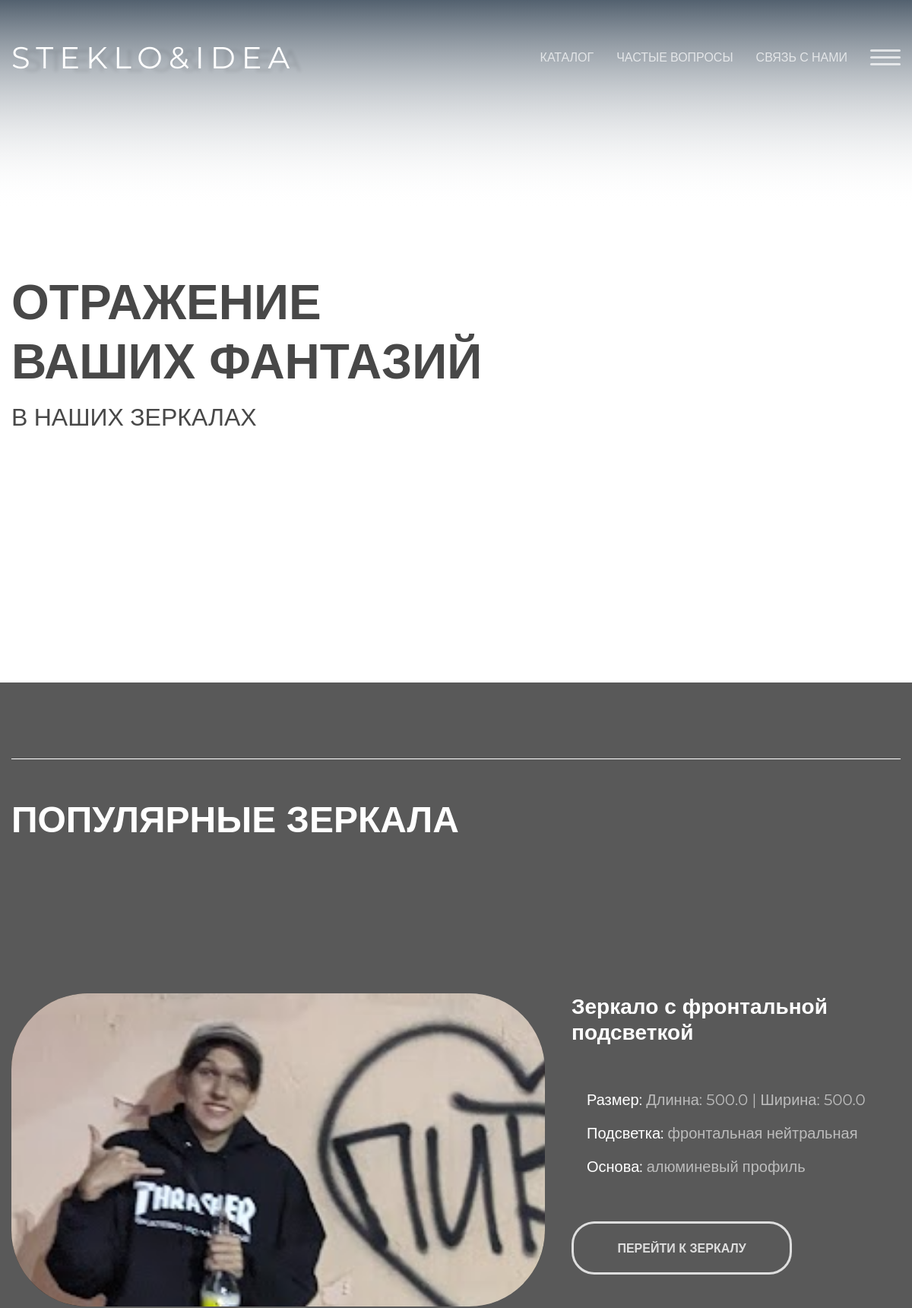
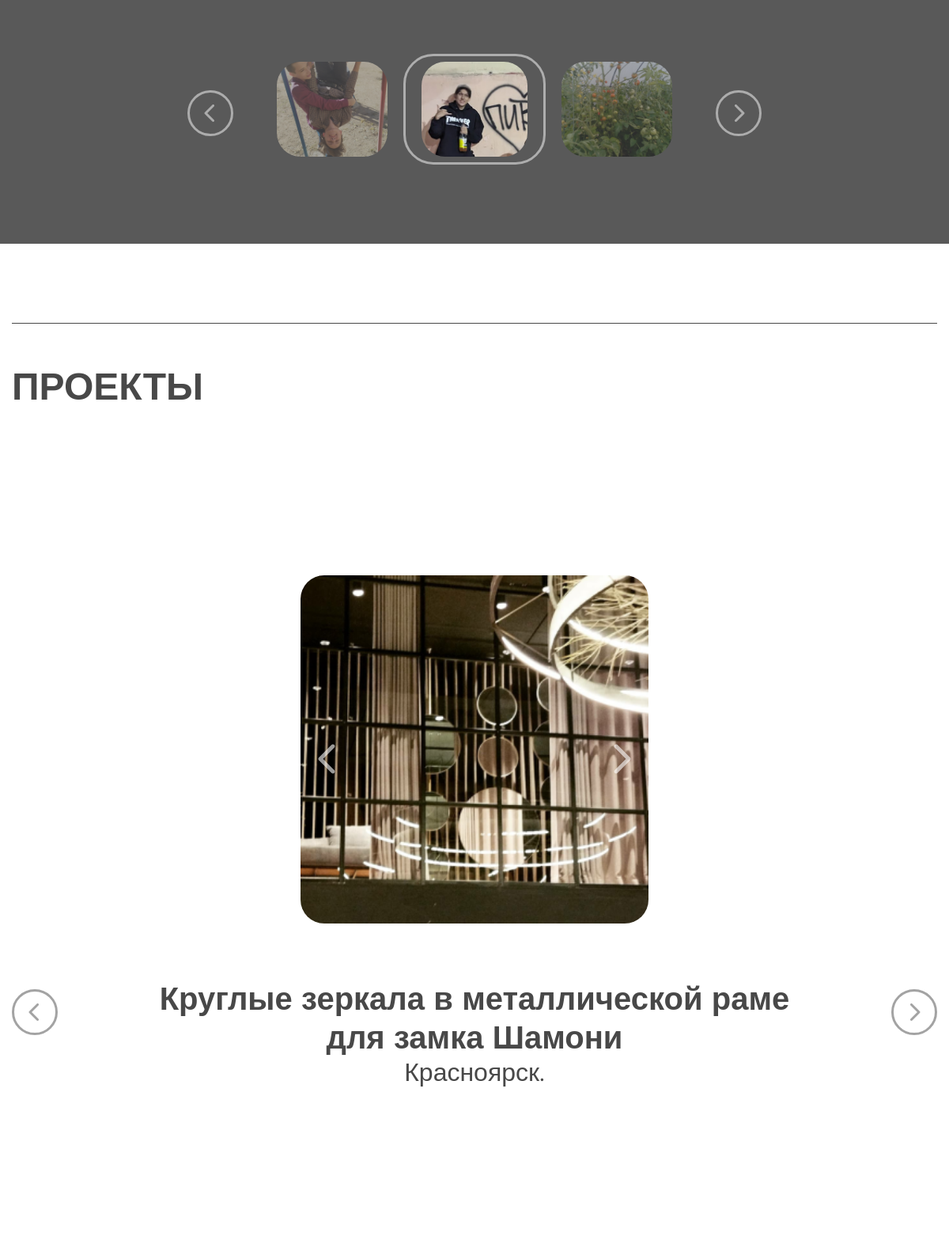
The page / (upper part) on the database its author committed (2 pictures, top to bottom).
### pages/models.py (models this page shows, shortened)
class TextForPage(models.Model):
    name = models.CharField(max_length=128)
    text_type = models.ForeignKey(to=TextType, on_delete=models.CASCADE)
    text = models.TextField(default="")

class ImageToText(models.Model):
    name = models.CharField(max_length=128, unique=True)
    image = models.FileField(upload_to='pages_images')
    for_text = models.ForeignKey(to=TextForPage, on_delete=models.CASCADE)

class Subtext(models.Model):
    name = models.CharField(max_length=128)
    text = models.TextField()
    for_text = models.ForeignKey(to=TextForPage, on_delete=models.CASCADE)

### products/models.py (models this page shows, shortened)
class Size(models.Model):
    lengthMirror = models.FloatField()
    widthMirror = models.FloatField()
    def __str__(self):
        return f'Длинна: {self.lengthMirror} | Ширина: {self.widthMirror}'

class Product(models.Model):
    name = models.CharField(max_length=128, unique=True)
    description = models.TextField()
    form = models.ForeignKey(to=ProductForm, on_delete=models.CASCADE)
    fastening = models.ForeignKey(to=FasteningType, on_delete=models.CASCADE)
    onMainPage = models.BooleanField()
    pesostruy = models.BooleanField()
    slug = models.SlugField(max_length=255, db_index=True, unique=True)
    def get_absolute_url(self):
        return reverse('mirror', kwargs={'slug_id': self.slug})

### pages/views.py (the view)
# urls.py: path('', pages.views.main_page, name='main_page'),
def main_page(request):
    if request.method == 'POST':
        form = OrderForm(request.POST)
        if form.is_valid():
            form.save()
            return redirect('/')
    else:
        form = OrderForm()
    mirrors = Product.objects.filter(onMainPage=True)
    projects_for_page = TextForPage.objects.filter(text_type=TextType.objects.get(name='Projects-name'))
    all_faq = TextForPage.objects.filter(text_type=TextType.objects.get(name='FAQ'))
    development_process_steps = sorted(
        TextForPage.objects.filter(text_type=TextType.objects.get(name='Development-process')).values(),
        key=lambda item: int(item['name'].split()[-1])
    )
    context = {
        'image_next_to_the_slogan': ImageForPage.objects.get(
            image_type=ImageType.objects.get(name="Image next to the slogan on main page").id
        ).image.url,
        'mirrors':
            {
                mirror.name: {
                    'name': mirror.name,
                    'size': SizeToProduct.objects.get(product=mirror.id, initially=True).size,
                    'basis': "фанера" if PlywoodBasisToProduct.objects.filter(product=mirror.id).exists()
                    else "алюминевый профиль",
                    "back_light": (
                        TypeBacklight.objects.get(
                            id=BacklightToProduct.objects.get(product=mirror.id).typeBackLight.id).name if
                        BacklightToProduct.objects.filter(product=mirror.id).exists() else "нет"
                    ).lower(),
                    'image': ImageToProduct.objects.get(product=mirror.id, firstPhoto=True).image.url,
                    'mirror_url': mirror.get_absolute_url
                }
                for mirror in mirrors
            }
        ,
        'for_header': True,
        'info_for_page': info_for_page,
        'text_for_page': {
            'block_titles': {
                'popular_block_titles': TextForPage.objects.filter(text_type=TextType.objects.get(name='Titles'))[
                    0].text,
                'project_titles_block': TextForPage.objects.filter(text_type=TextType.objects.get(name='Titles'))[
                    1].text,
                'faq_titles_block': TextForPage.objects.filter(text_type=TextType.objects.get(name='Titles'))[2].text,
                'development_process_titles_block':
                    TextForPage.objects.filter(text_type=TextType.objects.get(name='Titles'))[3].text,
                'contact_us_titles_block': TextForPage.objects.filter(text_type=TextType.objects.get(name='Titles'))[
                    4].text,
            },
            'projects': {
                project: {
                    'name_project': project.text,
                    'city': Subtext.objects.get(for_text=project).text,
                    'project_images': {
                        image: {
                            'image_url': image.image.url
                        } for image in ImageToText.objects.filter(for_text=project)
                    }
                } for project in projects_for_page
            },
            'FAQ': {
                FAQ: {
                    'FAQ_name': FAQ.text,
                    'FAQ_answer': Subtext.objects.get(for_text=FAQ).text
                } for FAQ in all_faq
            },
            'development_process': {
                step['text']: {
                    'step_text': step['text'],
                    'step_image': ImageToText.objects.get(
                        for_text=step['id']
                    ).image.url if ImageToText.objects.filter(for_text=step['id']).exists() else 'aboba'
                } for step in development_process_steps
            }
        },
        'form': form
    }
    return render(request, 'index.html', {'context': context})

### templates/index.html (shortened to what this page needs)
{% extends 'base.html' %}
{% load static %}
{% block content %}
    <main class="main">
            <div class="popular-mirrors">
                <div class="container">
                    <hr class="line line-white">
                    <p class="title title-white">{{ context.text_for_page.block_titles.popular_block_titles }}</p>
                    <div class="popular-mirrors__block">
                        <div class="mirror-show">
                            {% for key_mirror, value_mirror in context.mirrors.items %}
                            <div class="mirror__slide">
                                <div class="show-img__block">
                                    <img src="{{ value_mirror.image }}" alt="" class="show-img">
                                </div>
                                <div class="show__description">
                                    <p class="description__title">{{ value_mirror.name }}</p>
                                    <div class="description__item-block">
                                        <p class="description__item">Размер: <span class="show-dark">{{ value_mirror.size }}</span></p>
                                        <p class="description__item">Подсветка: <span class="show-dark">{{ value_mirror.back_light }}</span>
                                        </p>
                                        <p class="description__item">Основа: <span class="show-dark">{{ value_mirror.basis }}</span>
                                        </p>
                                    </div>
                                    <a href="{{ value_mirror.mirror_url }}" class="show-btn__link">
                                        <div class="show__btn">Перейти к зеркалу</div>
                                    </a>
                                </div>
                            </div>
                            {% endfor %}
                        </div>
                        <div class="mirror__nav">
                            {% for key_mirror, value_mirror in context.mirrors.items %}
                            <div class="mirror__nav__item" data-id="{{ forloop.counter0 }}">
                                <img src="{{ value_mirror.image }}" alt="" class="mirror__nav__item-img">
                            </div>
                            {% endfor %}
                        </div>
                    </div>
                </div>
            </div>
            <div class="projects">
                <div class="container">
                    <hr class="line line-dark">
                    <div class="title title-dark">{{ context.text_for_page.block_titles.project_titles_block }}</div>
                    <div class="projects__block">
                        <div class="projects__slider">
                            {% for key_project, project in context.text_for_page.projects.items %}
                            <div class="projects__slide">
                                <div class="projects-slide__images">
                                    {% for key_image, image in project.project_images.items %}
                                    <img data-id="is{{ forloop.counter }}" src="{{ image.image_url }}" alt="" class="projects__img">
                                    {% endfor %}
                                </div>
                                <p class="projects-slide__title">{{ project.name_project }}
                                </p>
                                <p class="projects-slide__subtitle">{{ project.city }}.</p>
                            </div>
                            {% endfor %}
                        </div>
                    </div>
                </div>
            </div>
        </main>
{% endblock %}

### templates/base.html (shortened to what this page needs)
{% load static %}
<!DOCTYPE html>
<html lang="en">
<head>
    <link href="https://unpkg.com/aos@2.3.1/dist/aos.css" rel="stylesheet">
    <link rel="stylesheet" type="text/css" href="//cdn.jsdelivr.net/npm/slick-carousel@1.8.1/slick/slick.css" />
    <link rel="stylesheet" href="{% static '/css/style.css' %}">
</head>
<body>
    <div class="wrapper">
        {% if not context.for_header %}
        <header class="header header-goods">
            <div class="header__block header__block-goods">
                <div class="container">
                    <div class="header__nav-block">
                        <a href="{% url 'main_page' %}">
                            <p class="header__logo header__logo-goods">{{ context.info_for_page.logo }}</p>
                        </a>
                        <div class="header__nav">
                            <a class="nav__link" href="{% url 'main_page' %}">
                                <p class="nav__item nav__item-goods">Главная</p>
                            </a>
                            <div class="nav__link cart__link__block">
                                <div class="cart__link"></div>
                            </div>
                        </div>
                    </div>
                </div>
            </div>
                <div class="cart__block">
                <div class="cart__header">
                    <p class="cart-header__title">Корзина</p>
                    <div class="cart-header__close"></div>
                </div>
                <div class="cart__main">
                    <div class="cart__items">
                    </div>
                    <div class="cart__order">
                        <p class="order__title">Оформить заказ</p>
                        <div class="order__form">
                            <input class="order-form__input" type="text" placeholder="Имя" name="" id="">
                            <input class="order-form__input" type="text" placeholder="Номер телефона" name="" id="">
                            <input class="order-form__input" type="text" placeholder="Город" name="" id="">
                        </div>
                        <div class="order__btn">Оставить заявку</div>
                    </div>
                </div>
            </div>
        </header>
        {% else %}
        <header class="header">
            <div class="header__block">
                <div class="container">
                    <div class="header__nav-block">
                        <a href="{% url 'main_page' %}">
                            <p class="header__logo">{{ context.info_for_page.logo }}</p>
                        </a>
                        <div class="header__nav">
                            <a class="nav__link" href="{% url 'goods' %}">
                                <p class="nav__item">Каталог</p>
                            </a>
                            <a class="nav__link" href="">
                                <p class="nav__item">Частые вопросы</p>
                            </a>
                            <a class="nav__link" href="">
                                <p class="nav__item">Связь с нами</p>
                            </a>
                            <div class="header__burger">
                                <span></span>
                            </div>
                        </div>
                    </div>
                    <div class="header__promo">
                        <p class="promo__title">Отражение</br>ваших фантазий</p>
                        <p class="promo__subtitle">В наших зеркалах</p>
                    </div>
                </div>
            </div>
        </header>
        {% endif %}
        {% block content %} {% endblock %}
    </div>
</body>
</html>

### rows shown on the page
TextForPage: text_for_page.block_titles.popular_block_titles "ПОПУЛЯРНЫЕ ЗЕРКАЛА"
Size: name "Зеркало с фронтальной подсветкой", size "Длинна: 500.0 | Ширина: 500.0", back_light "фронтальная нейтральная", basis "алюминевый профиль", shows a picture
TextForPage: text_for_page.block_titles.project_titles_block "ПРОЕКТЫ"
TextForPage: name_project "Круглые зеркала в металлической раме для замка Шамони", city "Красноярск"

### other values the page prints
{{ context.info_for_page.logo }} "STEKLO&IDEA"
